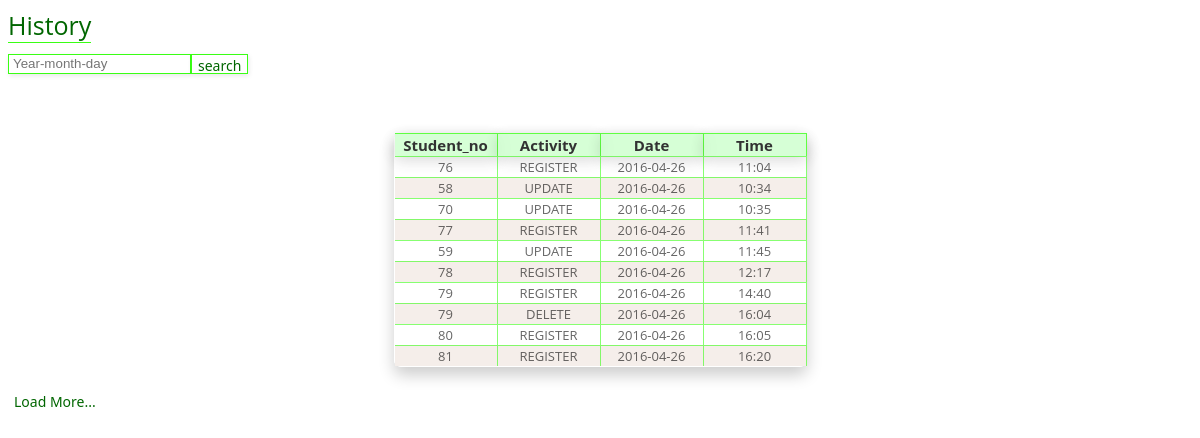
/History.php (signed in), run on the app's committed database.
### tables this page shows
CREATE TABLE `history` (
  `activity_no` int(11) NOT NULL,
  `Student_no` int(11) NOT NULL,
  `activity` varchar(50) NOT NULL,
  `Date_act` date NOT NULL,
  `Time_act` time(6) NOT NULL
);

### History.php (the view, shortened to what this page needs)
<?php
$servername = "localhost";
$username = "root";
$password = "";
$dbname = "enrollment_system";
$conn=mysqli_connect($servername,$username,$password,$dbname);
$count=0;
$count1=0;
$limit=10;
echo "<span>History</span>";
echo "<form method='POST'>";
echo "<input type='text' name='search' placeholder='Year-month-day' id='search'>";
echo "<input type='submit' value='search' name='history' id='button'>";
echo "</form>";
echo "<table border='0' cellspacing='0' cellpading='0'>";
if(isset($_POST['history']))
{
    $next = @$_POST['next'];
    $search = @$_POST['search'];
    $sql="SELECT * from history where Date_act='$search' ORDER by Date_act DESC";
    $fetch=mysqli_query($conn,$sql);
    $check=mysqli_num_rows($fetch);
    if($check>0)
    {
echo "<tr><th>Student_no</th><th>Activity</th><th>Date</th><th>Time</th>";
    while($row=mysqli_fetch_array($fetch)){
        $count=$count+1;
                if($count%2==0){
                    $time=$row['Time_act'];
                    echo "<tr id='even'>";
                    echo "<td>".$row['Student_no']."</td>";
                    echo "<td>".$row['activity']."</td>";
                    echo "<td>".$row['Date_act']."</td>";
                    echo "<td>".substr($time, 0,5)."</td>";
                    echo "</tr>";
                    }
                else
                    {
                    $time=$row['Time_act'];
                    echo "<tr>";
                    echo "<td>".$row['Student_no']."</td>";
                    echo "<td>".$row['activity']."</td>";
                    echo "<td>".$row['Date_act']."</td>";
                    echo "<td>".substr($time, 0,5)."</td>";
                    echo "</tr>";
                    }
                }
            }
     else
    {
    echo "<script> alert('no result'); </script>";
    goto BB;
    }
    }
else
{
echo "<tr><th>Student_no</th><th>Activity</th><th>Date</th><th>Time</th>";
$sql="SELECT * from history ORDER  BY Date_act DESC";
$fetch=mysqli_query($conn,$sql);
    while($row=mysqli_fetch_array($fetch))
    {
        $count=$count+1;
        $count1=$count1+1;
        if($count1>$limit){
            break;
        }
        else{
            if($count%2==0){
            $time=$row['Time_act'];
            echo "<tr id='even'>";
            echo "<td>".$row['Student_no']."</td>";
            echo "<td>".$row['activity']."</td>";
            echo "<td>".$row['Date_act']."</td>";
            echo "<td>".substr($time, 0,5)."</td>";
            echo "</tr>";
            }
            else{
            $time=$row['Time_act'];
            echo "<tr>";
            echo "<td>".$row['Student_no']."</td>";
            echo "<td>".$row['activity']."</td>";
            echo "<td>".$row['Date_act']."</td>";
            echo "<td>".substr($time, 0,5)."</td>";
            echo "</tr>";
            }
        }
    }
    echo "</table>";
    echo "<form method='POST'><button name='next'  id='button1'>
        Load More...
    </button> </form>";
}
?>
<html>
<head>
    <link rel="stylesheet" type="text/css" href="../CSS/history.css">
    </head>
<body>
</body>
</html>

### history.css (style rules this page uses)
table { font-family: 'Open Sans', sans-serif; text-align: center; background-color: transparent; margin:0 auto; box-shadow: 0px 8px 16px 0px rgba(0,0,0,0.2); border: solid #fff; -webkit-border-radius: 8px/7px; -moz-border-radius: 8px/7px; border-width: 0 0 1px 1px; margin-top: 5%; font-family: 'open sans', sans-serif; }
th { font-size: 15px; opacity: 0.8; border: solid 1px #39ff14; border-width: 1px 1px 0 0; background-color: #ccffcc; box-shadow: 0px 4px 16px 0px rgba(0,0,0,0.2); font-family: 'open sans', sans-serif; width: 100px; }
td { font-family: 'Open Sans', sans-serif; font-size: 13px; opacity:0.6; border: solid 1px #39ff14; border-width: 1px 1px 0 0; margin: 0; }
#even { background:#f5eeea; }
span { font-size: 25px; font-family: 'Open Sans', sans-serif; color:#006600; border-bottom: solid 1px #39ff14; position: relative; margin:0 auto; }
#search { background-color: #ffffff; box-shadow: 1px 2px 5px rgba(0,0,0,.09); border: solid 1px #39ff14; height: 20px; letter-spacing: 0px; text-indent: 2px; position: relative; margin-top:1%; }
#button { position: absolute; font-size: 14px; color: #006600; text-decoration: none; height: 20px; background-color: #ffffff; box-shadow: 1px 2px 5px rgba(0,0,0,.09); font-family: 'Sans' , sans-serif; border:solid 1px #39ff14; cursor: pointer; margin-top:1%; }
#button1 { font-size: 14px; color: #006600; text-decoration: none; height: 20px; background-color: #ffffff; font-family: 'Sans' , sans-serif; border:transparent; cursor: pointer; margin-top:2%; }

### data on the page
history: Student_no "76", activity "REGISTER", Date_act "2016-04-26", Time_act "11:04"
history: Student_no "58", activity "UPDATE", Date_act "2016-04-26", Time_act "10:34"
history: Student_no "70", activity "UPDATE", Date_act "2016-04-26", Time_act "10:35"
history: Student_no "77", activity "REGISTER", Date_act "2016-04-26", Time_act "11:41"
history: Student_no "59", activity "UPDATE", Date_act "2016-04-26", Time_act "11:45"
history: Student_no "78", activity "REGISTER", Date_act "2016-04-26", Time_act "12:17"
history: Student_no "79", activity "REGISTER", Date_act "2016-04-26", Time_act "14:40"
history: Student_no "79", activity "DELETE", Date_act "2016-04-26", Time_act "16:04"
history: Student_no "80", activity "REGISTER", Date_act "2016-04-26", Time_act "16:05"
history: Student_no "81", activity "REGISTER", Date_act "2016-04-26", Time_act "16:20"
